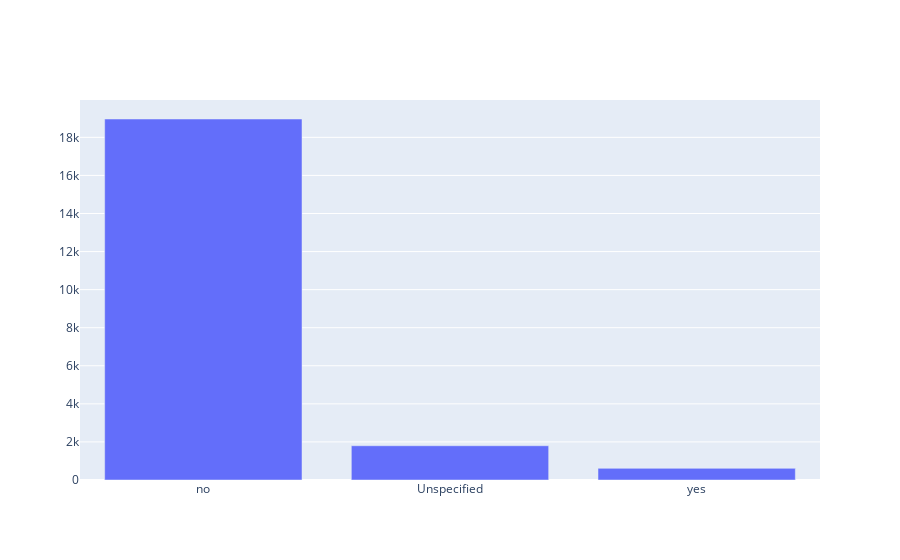

Here is the notebook cell this chart was saved with:
### Markdown cell above
## Playback_used Distribution

Replace null values with 'unspecified'

### Code cell
train['playback_used'].fillna('Unspecified', inplace=True)
counts = train['playback_used'].value_counts()
fig = go.Figure(data=[go.Bar(x=counts.index, y=counts)])
fig

### Figure 1 — Plotly figure (JSON) as saved in the notebook; plotly's stock layout.template omitted (floating-point values rounded to 4 significant figures)
{"data": [{"type": "bar", "x": ["no", "Unspecified", "yes"], "y": [18964, 1800, 611]}], "layout": {}}
